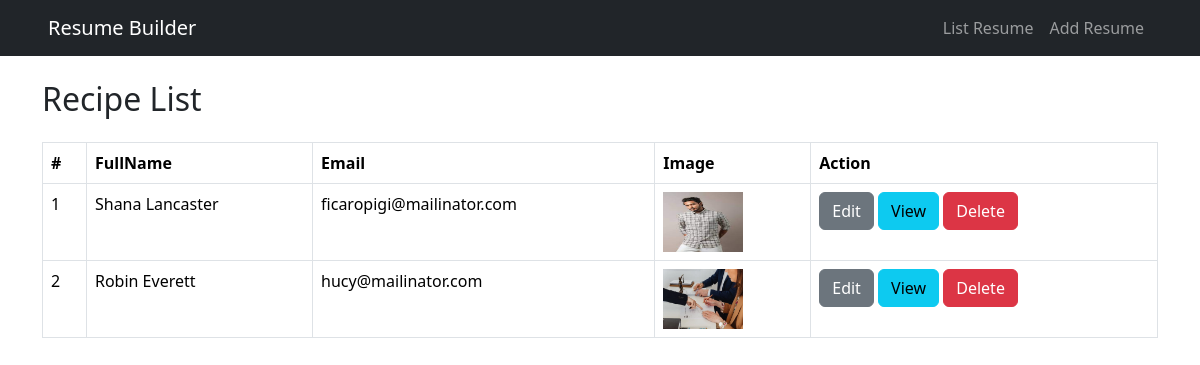
The page / on the database its author committed.
### resume/models.py (models this page shows)
class ResumeModel(models.Model):
    FullName=models.CharField(max_length=100)
    ProfilePicture= models.ImageField(upload_to='Media/img')
    Email =models.EmailField()
    Phone=models.CharField(max_length=15)
    Address=models.TextField()
    Summary=models.TextField()
    Degree=models.TextField()
    InstituteName=models.CharField(max_length=50)
    YearofGraduation=models.DateField()
    CompanyName=models.CharField(max_length=100)
    Position=models.CharField(max_length=100)
    YearsofExperience=models.CharField(max_length=100)
    Skills=models.TextField()
    Hobbies=models.TextField()
    Achievements=models.TextField()

### resume/views.py (the view)
# urls.py: path('',resume_list,name='resumelist'),
def resume_list(request):
    data=ResumeModel.objects.all()
    context={
        'resumes' : data
    }
    return render(request,"list.html",context)

### resume/templates/list.html (shortened to what this page needs)
<!DOCTYPE html>
<html lang="en">
<head>
  <link href="https://cdn.jsdelivr.net/npm/bootstrap@5.3.3/dist/css/bootstrap.min.css" rel="stylesheet">
</head>
<body>
  <nav class="navbar navbar-expand-lg navbar-dark bg-dark px-5">
    <a class="navbar-brand" href="{% url 'resumelist' %}">Resume Builder</a>
    <div class="collapse navbar-collapse">
      <ul class="navbar-nav ms-auto">
        <li class="nav-item"><a class="nav-link" href="{% url 'resumelist' %}">List Resume</a></li>
        <li class="nav-item"><a class="nav-link" href="{% url 'resumeadd' %}">Add Resume</a></li>
      </ul>
    </div>
  </nav>
  <div class="container mt-4">
<h2 class="mb-4">Recipe List</h2>
<table class="table table-bordered">
  <thead>
    <tr>
      <th>#</th>
      <th>FullName</th>
      <th>Email</th>
      <th>Image</th>
      <th>Action</th>
    </tr>
  </thead>
  <tbody>
    {% for r in resumes %}
    <tr>
      <td>{{ forloop.counter }}</td>
      <td>{{ r.FullName }}</td>
      <td>{{ r.Email}}</td>
      <td><img src="{{ r.ProfilePicture}}" width="80px" height="60px"></td>
      <td>
        <a href="{% url 'resumeedit' r.id %}" class="btn btn-secondary">Edit</a>
        <a href="{% url 'resumeview' r.id %}" class="btn btn-info">View</a>
        <a href="{% url 'resumedelete'  r.id %}" class="btn btn-danger" onclick="return confirm('Are you sure you want to delete this recipe?');">Delete</a>
    </td>
    </tr>
    {% endfor %}
  </tbody>
</table>
  </div>
</body>
</html>

### rows shown on the page
ResumeModel: FullName "Shana Lancaster", Email "ficaropigi@mailinator.com", ProfilePicture (picture)
ResumeModel: FullName "Robin Everett", Email "hucy@mailinator.com", ProfilePicture (picture)
